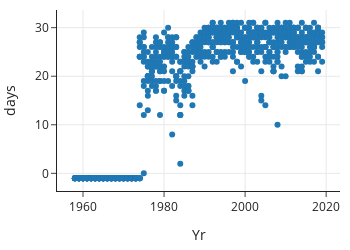

The notebook cell saved with this chart:
### Markdown cell above
We see that a handful of months have averages based on measurements taken on fewer than half the days. In addition, there are nearly 200 missing values. A scatter plot can help us cross-check missingness against the year of the recording.

### Code cell
px.scatter(co2, x='Yr', y='days', width=350, height=250)

### Figure 1 — Plotly figure (JSON) as saved in the notebook; plotly's stock layout.template omitted (floating-point values rounded to 4 significant figures; data arrays with more than 128 entries replaced by an {"elided": "..."} marker saying what was removed)
{"data": [{"hovertemplate": "Yr=%{x}<br>days=%{y}<extra></extra>", "legendgroup": "", "marker": {"color": "#1F77B4", "symbol": "circle"}, "mode": "markers", "name": "", "orientation": "v", "showlegend": false, "type": "scatter", "x": {"elided": "738 int values"}, "xaxis": "x", "y": {"elided": "738 int values"}, "yaxis": "y"}], "layout": {"height": 250, "legend": {"tracegroupgap": 0}, "width": 350, "xaxis": {"anchor": "y", "autorange": true, "domain": [0, 1], "range": [1954.0, 2023.0], "title": {"text": "Yr"}, "type": "linear"}, "yaxis": {"anchor": "x", "autorange": true, "domain": [0, 1], "range": [-3.636, 33.64], "title": {"text": "days"}, "type": "linear"}}}
